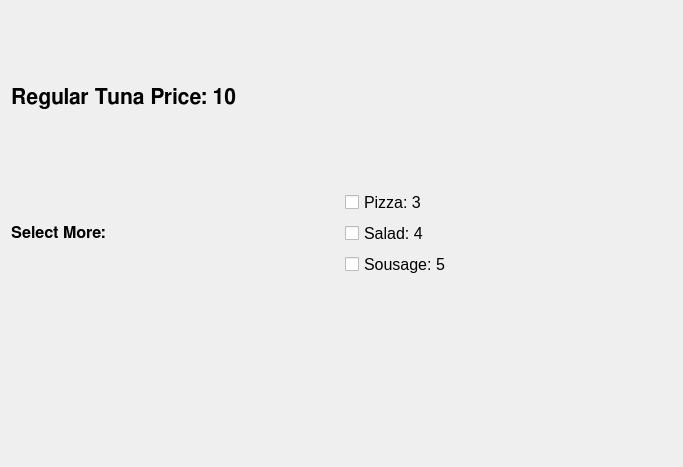
<?xml version="1.0" encoding="UTF-8"?>
<ui version="4.0">
 <class>Dialog</class>
 <widget class="QDialog" name="Dialog">
  <property name="geometry">
   <rect>
    <x>0</x>
    <y>0</y>
    <width>683</width>
    <height>467</height>
   </rect>
  </property>
  <property name="windowTitle">
   <string>Dialog</string>
  </property>
  <layout class="QVBoxLayout" name="verticalLayout_2">
   <item>
    <widget class="QLabel" name="label">
     <property name="font">
      <font>
       <family>FreeSans</family>
       <pointsize>16</pointsize>
       <bold>true</bold>
      </font>
     </property>
     <property name="text">
      <string>Regular Tuna Price: 10</string>
     </property>
    </widget>
   </item>
   <item>
    <layout class="QHBoxLayout" name="horizontalLayout">
     <item>
      <widget class="QLabel" name="label_2">
       <property name="font">
        <font>
         <family>FreeSans</family>
         <pointsize>12</pointsize>
         <bold>true</bold>
        </font>
       </property>
       <property name="text">
        <string>Select More:</string>
       </property>
      </widget>
     </item>
     <item>
      <layout class="QVBoxLayout" name="verticalLayout">
       <item>
        <widget class="QCheckBox" name="checkBox_pizza">
         <property name="font">
          <font>
           <pointsize>12</pointsize>
          </font>
         </property>
         <property name="text">
          <string>Pizza: 3</string>
         </property>
        </widget>
       </item>
       <item>
        <widget class="QCheckBox" name="checkBox_salad">
         <property name="font">
          <font>
           <pointsize>12</pointsize>
          </font>
         </property>
         <property name="text">
          <string>Salad: 4</string>
         </property>
        </widget>
       </item>
       <item>
        <widget class="QCheckBox" name="checkBox_3">
         <property name="font">
          <font>
           <pointsize>12</pointsize>
          </font>
         </property>
         <property name="text">
          <string>Sousage: 5</string>
         </property>
        </widget>
       </item>
      </layout>
     </item>
    </layout>
   </item>
   <item>
    <widget class="QLabel" name="label_result">
     <property name="font">
      <font>
       <family>FreeSans</family>
       <pointsize>14</pointsize>
       <bold>true</bold>
      </font>
     </property>
     <property name="text">
      <string/>
     </property>
    </widget>
   </item>
  </layout>
 </widget>
 <resources/>
 <connections/>
</ui>
